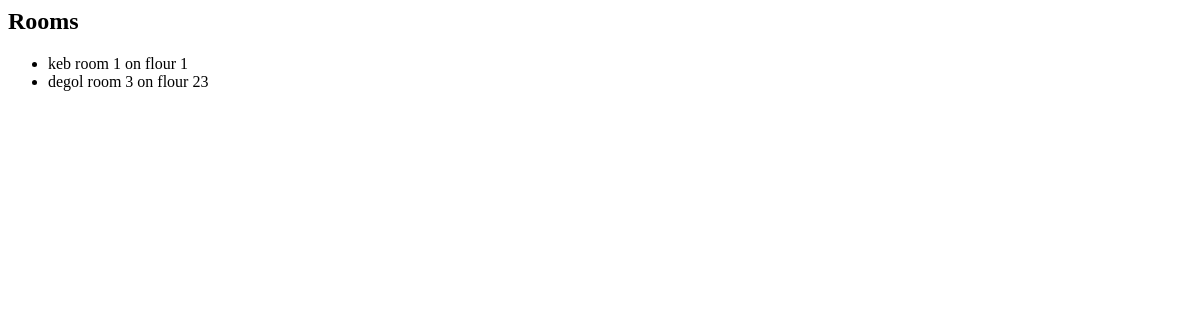
Page /meetings/rooms on the earlier database version.
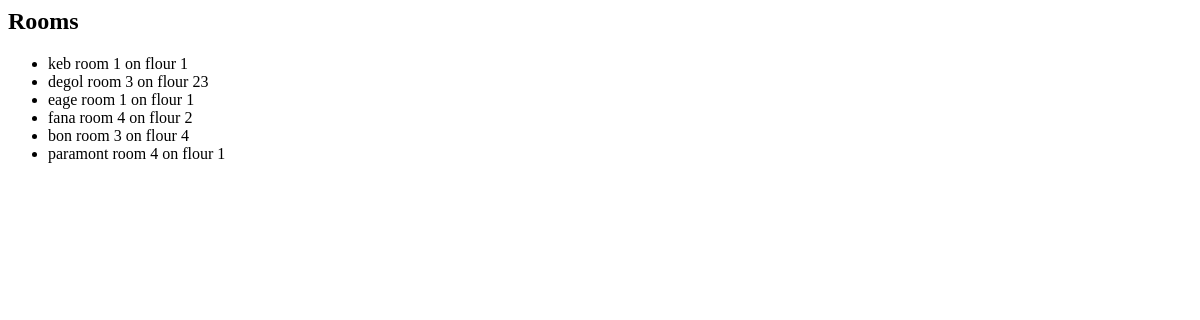
Same page on the later database version.
### meetings/models.py (models this page shows)
class Room(models.Model):
    rname = models.CharField(max_length =200)
    flour_number =models.IntegerField(default=1)
    room_number = models.IntegerField(default=1)
    def __str__(self):
        return f"{self.rname} room {self.flour_number} on flour {self.room_number}"

### meetings/views.py (the view)
# urls.py: path('rooms',views.rooms_list,name = "rooms")
def rooms_list(request):
    return render(request, "meetings/rooms_list.html",
                  {"rooms":Room.objects.all()}
                  )

### meetings/templates/meetings/rooms_list.html (shortened to what this page needs)
<html lang ='en'>
    <head>
    </head>
    <body>
        <h2>Rooms</h2>
        <ul>
            {% for room in rooms %}
            <li>
                {{room}}
            </li>
            {% endfor %}
        </ul>
    <body>
</html>

Differences in the rows shown:
added Room: rname+flour_number+room_number "eage room 1 on flour 1"
added Room: rname+flour_number+room_number "fana room 4 on flour 2"
added Room: rname+flour_number+room_number "bon room 3 on flour 4"
added Room: rname+flour_number+room_number "paramont room 4 on flour 1"
